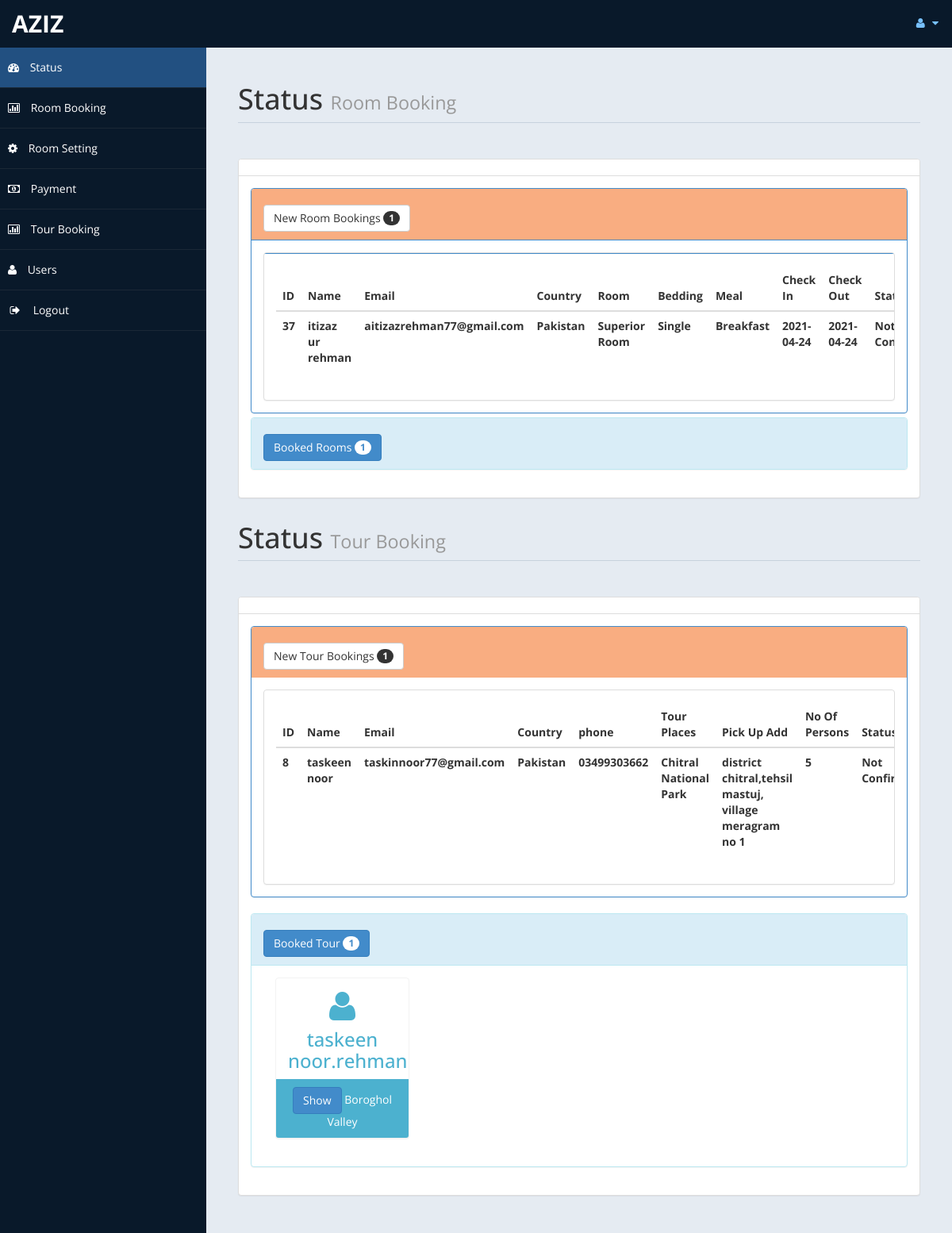
The app's page /admin/home.php (signed in) with its own data.
### tables this page shows
CREATE TABLE `roombook` (
  `id` int(10) UNSIGNED NOT NULL,
  `Title` varchar(5) DEFAULT NULL,
  `FName` text DEFAULT NULL,
  `LName` text DEFAULT NULL,
  `Email` varchar(50) DEFAULT NULL,
  `National` varchar(30) DEFAULT NULL,
  `Country` varchar(30) DEFAULT NULL,
  `Phone` text DEFAULT NULL,
  `TRoom` varchar(20) DEFAULT NULL,
  `Bed` varchar(10) DEFAULT NULL,
  `NRoom` varchar(2) DEFAULT NULL,
  `Meal` varchar(15) DEFAULT NULL,
  `cin` date DEFAULT NULL,
  `cout` date DEFAULT NULL,
  `stat` varchar(15) DEFAULT NULL,
  `nodays` int(11) DEFAULT NULL,
  `user_id` int(20) NOT NULL
);

CREATE TABLE `tour_request` (
  `req_id` int(11) NOT NULL,
  `first_name` varchar(55) NOT NULL,
  `last_name` varchar(55) NOT NULL,
  `email` varchar(55) NOT NULL,
  `address` varchar(255) NOT NULL,
  `nationality` varchar(55) NOT NULL,
  `p_countery` varchar(55) NOT NULL,
  `phone` varchar(55) NOT NULL,
  `tour_places` text NOT NULL,
  `pu_address` varchar(55) NOT NULL,
  `persons` int(11) NOT NULL,
  `pdate` date NOT NULL,
  `status` varchar(255) NOT NULL,
  `user_id` int(11) NOT NULL
);

### admin/home.php (the view, shortened to what this page needs)
<!DOCTYPE html>
<html xmlns="http://www.w3.org/1999/xhtml">
<head>
    <link href="assets/css/bootstrap.css" rel="stylesheet" />
    <link href="assets/css/font-awesome.css" rel="stylesheet" />
    <link href="assets/js/morris/morris-0.4.3.min.css" rel="stylesheet" />
    <link href="assets/css/custom-styles.css" rel="stylesheet" />
</head>
<body>
    <div id="wrapper">
        <nav class="navbar navbar-default top-navbar" role="navigation">
            <div class="navbar-header">
                <a class="navbar-brand" href="home.php"> <?php echo $_SESSION["user"]; ?> </a>
            </div>
            <ul class="nav navbar-top-links navbar-right">
                <li class="dropdown">
                    <a class="dropdown-toggle" data-toggle="dropdown" href="#" aria-expanded="false">
                        <i class="fa fa-user fa-fw"></i> <i class="fa fa-caret-down"></i>
                    </a>
                </li>
            </ul>
        </nav>
        <nav class="navbar-default navbar-side" role="navigation">
            <div class="sidebar-collapse">
                <ul class="nav" id="main-menu">
                    <li>
                        <a class="active-menu" href="home.php"><i class="fa fa-dashboard"></i> Status</a>
                    </li>
                    <li>
                        <a href="roombook.php"><i class="fa fa-bar-chart-o"></i> Room Booking</a>
                    </li>
                    <li>
                        <a  href="settings.php"><i class="fa fa-gear"></i> Room Setting</a>
                    </li>
                    <li>
                        <a href="payment.php"><i class="fa fa-money"></i> Payment</a>
                    </li>
                     <li>
                        <a  href="#"><i class="fa fa-bar-chart-o"></i> Tour Booking</a>
                    </li>
                    <li>
                        <a  href="usersetting.php"><i class="fa fa-user"></i> Users</a>
                    </li>
                    <li>
                        <a href="logout.php"><i class="fa fa-sign-out fa-fw"></i> Logout</a>
                    </li>
					</ul>
            </div>
        </nav>
        <div id="page-wrapper">
            <div id="page-inner">
                <div class="row">
                    <div class="col-md-12">
                        <h1 class="page-header">
                            Status <small>Room Booking </small>
                        </h1>
                    </div>
                </div>
				<?php
						include ('db.php');
						$sql = "select * from roombook";
						$re = mysqli_query($con,$sql);
						$c =0;
						while($row=mysqli_fetch_array($re) )
						{
								$new = $row['stat'];
								if($new=="Not Confirm")
								{
									$c = $c + 1;
								}
						}
				?>
					<div class="row">
                <div class="col-md-12">
                    <div class="panel panel-default">
                        <div class="panel-heading">
                        </div>
                        <div class="panel-body">
                            <div class="panel-group" id="accordion">
							<div class="panel panel-primary">
                                    <div class="panel-heading">
                                        <h4 class="panel-title">
                                            <a data-toggle="collapse" data-parent="#accordion" href="#collapseTwo">
											<button class="btn btn-default" type="button">
												 New Room Bookings  <span class="badge"><?php echo $c ; ?></span>
											</button>
											</a>
                                        </h4>
                                    </div>
                                    <div id="collapseTwo" class="panel-collapse in" style="height: auto;">
                                        <div class="panel-body">
                                           <div class="panel panel-default">
                        <div class="panel-body">
                            <div class="table-responsive">
                                <table class="table">
                                    <thead>
                                        <tr>
                                            <th>ID</th>
                                            <th>Name</th>
                                            <th>Email</th>
                                            <th>Country</th>
											<th>Room</th>
											<th>Bedding</th>
											<th>Meal</th>
											<th>Check In</th>
											<th>Check Out</th>
											<th>Status</th>
                                        </tr>
                                    </thead>
                                    <tbody>
									<?php
									$tsql = "select * from roombook where stat='Not Confirm'";
									$tre = mysqli_query($con,$tsql);
									while($trow=mysqli_fetch_array($tre) )
									{
											echo"<tr>
												<th>".$trow['id']."</th>
												<th>".$trow['FName']." ".$trow['LName']."</th>
												<th>".$trow['Email']."</th>
												<th>".$trow['Country']."</th>
												<th>".$trow['TRoom']."</th>
												<th>".$trow['Bed']."</th>
												<th>".$trow['Meal']."</th>
												<th>".$trow['cin']."</th>
												<th>".$trow['cout']."</th>
												<th>".$trow['stat']."</th>
												<th><a href='roombook.php?rid=".$trow['id']." ' class='btn btn-primary'>Action</a></th>
												</tr>";
									}
									?>
                                    </tbody>
                                </table>
                            </div>
                        </div>
                    </div>
                                        </div>
                                    </div>
                                </div>
								<?php
								$rsql = "SELECT * FROM `roombook`";
								$rre = mysqli_query($con,$rsql);
								$r =0;
								while($row=mysqli_fetch_array($rre) )
								{
										$br = $row['stat'];
										if($br=="Confirm")
										{
											$r = $r + 1;
										}
								}
								?>
                                <div class="panel panel-info">
                                    <div class="panel-heading">
                                        <h4 class="panel-title">
                                            <a data-toggle="collapse" data-parent="#accordion" href="#collapseOne" class="collapsed">
											<button class="btn btn-primary" type="button">
												 Booked Rooms  <span class="badge"><?php echo $r ; ?></span>
											</button>
											</a>
                                        </h4>
                                    </div>
                                </div>
                                </div>
                            </div>
                        </div>
                       <?php include 'tour_status.php' ?>
                    </div>
                </div>
</body>
</html>

### admin/tour_status.php (shortened to what this page needs)
            <div class="row">
                <div class="col-md-12">
                    <h1 class="page-header">
                        Status <small>Tour Booking </small>
                    </h1>
                </div>
            </div>
<?php
		include ('db.php');
		$sql = "select * from tour_request";
		$re = mysqli_query($con,$sql);
		$c =0;
		while($row=mysqli_fetch_array($re) )
		{
				$new = $row['status'];
				if($new=="Not Confirm")
				{
					$c = $c + 1;
				}
		}
?>
	<div class="row">
            <div class="col-md-12">
                <div class="panel panel-default">
                    <div class="panel-heading">
                    </div>
                    <div class="panel-body">
                        <div class="panel-group" id="accordion">
			<div class="panel panel-primary">
                                <div class="panel-heading">
                                    <h4 class="panel-title">
							<button class="btn btn-default" type="button">
								 New Tour Bookings  <span class="badge"><?php echo $c ; ?></span>
							</button>
                                    </h4>
                                </div>
                                    <div class="panel-body">
                                       <div class="panel panel-default">
                    <div class="panel-body">
                        <div class="table-responsive">
                            <table class="table">
                                <thead>
                                    <tr>
                                        <th>ID</th>
                                        <th>Name</th>
                                        <th>Email</th>
                                        <th>Country</th>
							<th>phone</th>
							<th>Tour Places</th>
							<th>Pick Up Add</th>
							<th>No Of Persons</th>
							<th>Status</th>
                                    </tr>
                                </thead>
                                <tbody>
					<?php
					$tsql = "select * from tour_request where status='Not Confirm'";
					$tre = mysqli_query($con,$tsql);
					while($trow=mysqli_fetch_array($tre) )
					{
							echo"<tr>
								<th>".$trow['req_id']."</th>
								<th>".$trow['first_name']." ".$trow['last_name']."</th>
								<th>".$trow['email']."</th>
								<th>".$trow['p_countery']."</th>
								<th>".$trow['phone']."</th>
								<th>".$trow['tour_places']."</th>
								<th>".$trow['pu_address']."</th>
								<th>".$trow['persons']."</th>
								<th>".$trow['status']."</th>
								<th><a href='tourbook.php?rid=".$trow['req_id']." ' class='btn btn-primary'>Action</a></th>
								</tr>";
					}
					?>
                                </tbody>
                            </table>
                        </div>
                    </div>
                </div>
                                    </div>
                                </div>
                            </div>
				<?php
				$rsql = "SELECT * FROM `tour_request`";
				$rre = mysqli_query($con,$rsql);
				$r =0;
				while($row=mysqli_fetch_array($rre) )
				{
						$br = $row['status'];
						if($br=="Confirm")
						{
							$r = $r + 1;
						}
				}
				?>
                            <div class="panel panel-info">
                                <div class="panel-heading">
                                    <h4 class="panel-title">
							<button class="btn btn-primary" type="button">
								 Booked Tour  <span class="badge"><?php echo $r ; ?></span>
							</button>
                                    </h4>
                                </div>
                                    <div class="panel-body">
						<?php
						$msql1 = "SELECT * FROM `tour_request`";
						$mre1 = mysqli_query($con,$msql1);
						while($mrow1=mysqli_fetch_array($mre1) )
						{
							$br1 = $mrow1['status'];
							if($br1=="Confirm")
							{
								$fid1 = $mrow1['req_id'];
							echo"<div class='col-md-3 col-sm-12 col-xs-12'>
									<div class='panel panel-primary text-center no-boder bg-color-blue'>
										<div class='panel-body'>
												<i class='fa fa-user fa-3x'></i>
											<h3>".$mrow1['first_name'].".".$mrow1['last_name']."</h3>
										</div>
										<div class='panel-footer back-footer-blue'>
										<a href=tour_invoice.php?sid=".$fid1 ."><button  class='btn btn-primary btn' data-toggle='modal' data-target='#myModal'>
									Show
									</button></a>
											".$mrow1['tour_places']."
										</div>
									</div>
							</div>";
							}
						}
						?>
						</div>
                                </div>
                            </div>
                            </div>
                        </div>
                    </div>
                </div>
            </div>
        </div>

### admin/assets/css/custom-styles.css (style rules this page uses)
body { font-family: 'Open Sans', sans-serif; }
#wrapper { width: 100%; background:#09192A; }
#page-wrapper { padding: 15px 15px; min-height: 600px; background:#E5EBF2; }
#page-inner { width:100%; margin:10px 20px 10px 0px; background-color:transparent; padding:10px; min-height:1200px; }
.text-center { text-align:center; }
.no-boder { border:1px solid #f3f3f3; }
h1, .h1, h2, .h2, h3, .h3 { margin-top: 7px; margin-bottom: -5px; }
h4 { padding-top:10px; }
.page-header { padding-bottom: 9px; margin: 10px 0 45px; border-bottom: 1px solid #C7D1DD; }
.panel-default > .panel-heading { color: #000; background-color: #FFFFFF; border-color: #ddd; font-weight:bold; }
.bg-color-blue { background-color: #fff; color: #4CB1CF }
.back-footer-blue { background-color: #4CB1CF; color:#fff; border-top: 0px solid #fff; }
.top-navbar { margin:0px; }
.top-navbar .navbar-brand { color: #fff; width: 260px; text-align: left; height: 60px; font-size: 30px; font-weight: 700; text-transform: uppercase; line-height: 30px; }
.top-navbar .nav > li { position: relative; display: inline-block; }
.top-navbar .nav > li > a { position: relative; display: block; padding: 19px 15px; color: #77C0FD; }
.active-menu { background-color:#225081!important; }
.sidebar-collapse , .sidebar-collapse .nav { background:none; }
.sidebar-collapse .nav { padding:0; }
.sidebar-collapse .nav > li > a { color:#fff; background:transparent; text-shadow:none; }
.sidebar-collapse > .nav > li > a { padding:15px 10px; }
.sidebar-collapse > .nav > li { border-bottom: 1px solid rgba(107, 108, 109, 0.19); }
.navbar-side { border:none; background-color: transparent; }
.top-navbar { background:#09192A; border-bottom:none; }
.top-navbar .nav > li > a > i { margin-right: 2px; }
.navbar-default { border:0px solid black; }
.navbar-header { background: #09192A; }
.nav > li > a > i { margin-right:10px; }
@media (min-width:768px) { #page-wrapper { margin: 0 0 0 260px; padding: 15px 30px; min-height: 1200px; } }
@media (min-width:768px) { .navbar-side { z-index: 1; position: absolute; width: 260px; } }
@media (min-width:768px) { .navbar { border-radius: 0px; } }

### records on screen
roombook: id "37", FName "itizaz ur", LName "rehman", Email "aitizazrehman77@gmail.com", Country "Pakistan", TRoom "Superior Room", Bed "Single", Meal "Breakfast", cin "2021-04-24", cout "2021-04-24", stat "Not…"
tour_request: req_id "8", first_name "taskeen", last_name "noor", email "taskinnoor77@gmail.com", p_countery "Pakistan", phone "03499303662", tour_places "Chitral National Park", pu_address "district chitral,tehsil mastuj, village meragram no 1", persons "5", status "Not…"
tour_request: first_name "taskeen noor", last_name "rehman", tour_places "Boroghol Valley"

### other values on screen
$_SESSION["user"] "AZIZ"
$c "1"
$r "1"
